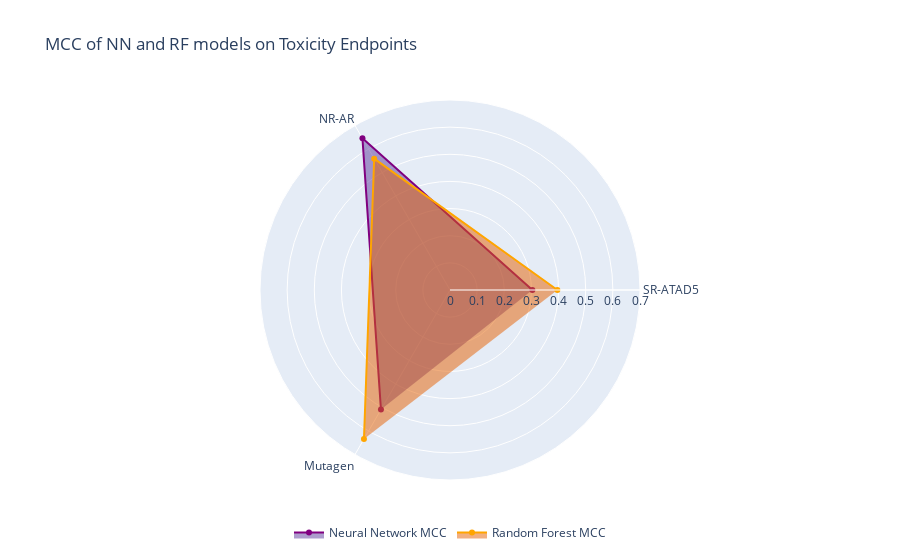

Here is the notebook cell this chart was saved with:
### Code cell
#Data from radarplotdata.txt
#Chemopy SR-ATD5 RF Consensus MCC = 0.3955882962263099
#Chemopy SR-ATD5 NN Consensus MCC = 0.30352654426979797
#Chemopy NR-AR RF Consensus MCC = 0.558712298944327
#Chemopy NR-AR NN Consensus MCC = 0.6450737269248564
#Chemopy Mutagen RF Consensus MCC = 0.6450737269248564
#Chemopy Mutagen NN Consensus MCC = 0.6450737269248564
#Consensus data lists
nnmcc = [0.30352654426979797, 0.6450737269248564, 0.6450737269248564]
rfmcc =  [0.3955882962263099, 0.558712298944327, 0.6450737269248564]
#Index to tell which data belongs to which dataset
index = ['SR-ATAD5', 'NR-AR', 'Mutagen']

import plotly.graph_objects as go

categories = index
fig = go.Figure()

fig.add_trace(go.Scatterpolar(
    r=nnmcc,
    theta=categories,
    fill='toself',
    name='Neural Network MCC',
    line=dict(color='purple'),  
    fillcolor='rgba(93, 58, 155, 0.5)' 
))
fig.add_trace(go.Scatterpolar(
    r=rfmcc,
    theta=categories,
    fill='toself',
    name='Random Forest MCC',
    line=dict(color='orange'),  
    fillcolor='rgba(230, 97, 0, 0.5)'  
))

fig.update_layout(
    title = 'MCC of NN and RF models on Toxicity Endpoints',
    polar=dict(
    radialaxis=dict(
        visible=True,
        range=[0, 0.7]
    )),
    showlegend=True,  # Set to True if you want to show the legend
    legend=dict(
        orientation="h",  # Horizontal legend
        xanchor="center",
        x=0.5,
        y=-0.1
    )
)

fig.show()

### Figure 1 — Plotly figure (JSON) as saved in the notebook; plotly's stock layout.template omitted (floating-point values rounded to 4 significant figures)
{"data": [{"fill": "toself", "fillcolor": "rgba(93, 58, 155, 0.5)", "line": {"color": "purple"}, "name": "Neural Network MCC", "r": [0.3035, 0.6451, 0.5087], "theta": ["SR-ATAD5", "NR-AR", "Mutagen"], "type": "scatterpolar"}, {"fill": "toself", "fillcolor": "rgba(230, 97, 0, 0.5)", "line": {"color": "orange"}, "name": "Random Forest MCC", "r": [0.3956, 0.5587, 0.6341], "theta": ["SR-ATAD5", "NR-AR", "Mutagen"], "type": "scatterpolar"}], "layout": {"legend": {"orientation": "h", "x": 0.5, "xanchor": "center", "y": -0.1}, "polar": {"radialaxis": {"range": [0, 0.7], "visible": true}}, "showlegend": true, "title": {"text": "MCC of NN and RF models on Toxicity Endpoints"}}}
